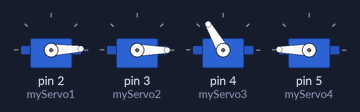
Simulated run of this sketch. Board: Arduino Uno, built with avr-gcc and run on an emulated ATmega328P. Parts: 4 × servo.

Above: at 0.05 s.
At 1.8 s:
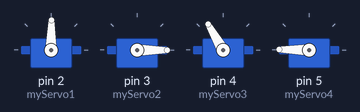
At 3.6 s:
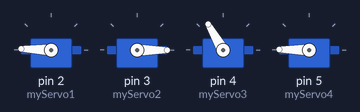
At 7.15 s:
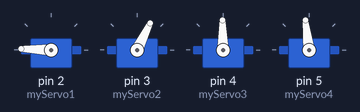
At 10.7 s:
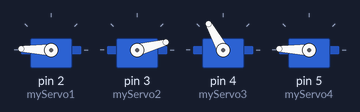
At 14.3 s:
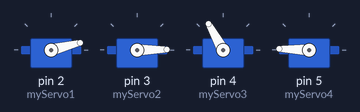
Timing chart, 0 to 18.9 s (numbered marks = the images above):
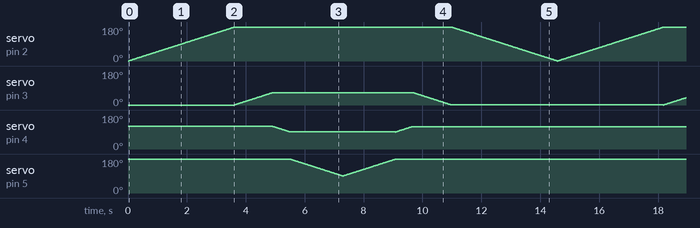

The sketch:

Secuencia_servos.ino
```cpp
#include<Servo.h>                 //Incluye a biblioteca que nos ayuda a controlar los servos

Servo myServo1;                   //Crea el objeto "myServo1" que se refiere a un servomotor
Servo myServo2;                   //Crea el objeto "myServo2" que se refiere a un servomotor
Servo myServo3;                   //Crea el objeto "myServo3" que se refiere a un servomotor
Servo myServo4;                   //Crea el objeto "myServo4" que se refiere a un servomotor

int Ang1;                         //Crea la variable "Ang1" que nos sirve para guardar el valor del angulo de "myServo1"
int Ang2;                         //Crea la variable "Ang2" que nos sirve para guardar el valor del angulo de "myServo2"
int Ang3;                         //Crea la variable "Ang3" que nos sirve para guardar el valor del angulo de "myServo3"
int Ang4;                         //Crea la variable "Ang4" que nos sirve para guardar el valor del angulo de "myServo4"

void setup() {
  myServo1.attach(2);             //Fija el pin digital 2 como la salida de señal del Servo1 (ajustar a su circuito)
  myServo2.attach(3);             //Fija el pin digital 3 como la salida de señal del Servo2 (ajustar a su circuito)
  myServo3.attach(4);             //Fija el pin digital 4 como la salida de señal del Servo3 (ajustar a su circuito)
  myServo4.attach(5);             //Fija el pin digital 5 como la salida de señal del Servo4 (ajustar a su circuito)

  myServo1.write(0);             //Define la posición de "myServo1" a 90°  (ajustar a sus valores del "HOME")
  myServo2.write(0);              //Define la posición de "myServo1" a 0°   (ajustar a sus valores del "HOME")
  myServo3.write(120);            //Define la posición de "myServo1" a 120° (ajustar a sus valores del "HOME")
  myServo4.write(179);            //Define la posición de "myServo1" a 179° (ajustar a sus valores del "HOME")

  Serial.begin(9600);             //Inicia el puerto de comunicación serial a una velocidad de 9600 BAUDS
}

void loop() {
  for(Ang1=0;Ang1<179;Ang1+=1){  //Definición de un ciclo "for" tomando en cuenta un valor inicial de la variable "Ang1" de 90°, se mantiene mientras que e valor sea menor que 179° y en cada iteración la variable aumenta su valor en +1
    myServo1.write(Ang1);         //Escribe el valor de la variable en el servomotor
    delay(20);                    //Hace una "pausa" de 20 milisegundos
  }

  for(Ang2=0;Ang2<65;Ang2+=1){    //Definición de un ciclo "for" tomando en cuenta un valor inicial de la variable "Ang2" de 0°, se mantiene mientras que el valor sea menor que 65° y en cada iteración la variable aumenta su valor en +1
    myServo2.write(Ang2);         //Escribe el valor de la variable en el servomotor
    delay(20);                    //Hace una "pausa" de 20 milisegundos
  }

  for(Ang3=120;Ang3>90;Ang3-=1){  //Definición de un ciclo "for" tomando en cuenta un valor inicial de la variable "Ang3" de 120°, se mantiene mientras que el valor sea mayor que 90° y en cada iteración la variable disminuye su valor en -1
    myServo3.write(Ang3);         //Escribe el valor de la variable en el servomotor
    delay(20);                    //Hace una "pausa" de 20 milisegundos
  }

  for(Ang4=179;Ang4>90;Ang4-=1){  //Definición de un ciclo "for" tomando en cuenta un valor inicial de la variable "Ang4" de 179°, se mantiene mientras que el valor sea mayor que 90° y en cada iteración la variable disminuye su valor en -1
    myServo4.write(Ang4);         //Escribe el valor de la variable en el servomotor
    delay(20);                    //Hace una "pausa" de 20 milisegundos
  }

  for(Ang4=90;Ang4<179;Ang4+=1){  //Definición de un ciclo "for" tomando en cuenta un valor inicial de la variable "Ang4" de 90°, se mantiene mientras que el valor sea menor que 179° y en cada iteración la variable aumenta su valor en +1
    myServo4.write(Ang4);         //Escribe el valor de la variable en el servomotor
    delay(20);                    //Hace una "pausa" de 20 milisegundos
  }

  for(Ang3=90;Ang3<120;Ang3+=1){  //Definición de un ciclo "for" tomando en cuenta un valor inicial de la variable "Ang3" de 90°, se mantiene mientras que el valor sea menor que 120° y en cada iteración la variable aumenta su valor en +1
    myServo3.write(Ang3);         //Escribe el valor de la variable en el servomotor
    delay(20);                    //Hace una "pausa" de 20 milisegundos
  }

  for(Ang2=65;Ang2>0;Ang2-=1){    //Definición de un ciclo "for" tomando en cuenta un valor inicial de la variable "Ang2" de 65°, se mantiene mientras que el valor sea mayor que 0° y en cada iteración la variable disminuye su valor en -1
    myServo2.write(Ang2);         //Escribe el valor de la variable en el servomotor
    delay(20);                    //Hace una "pausa" de 20 milisegundos
  }

  for(Ang1=179;Ang1>0;Ang1-=1){  //Definición de un ciclo "for" tomando en cuenta un valor inicial de la variable "Ang1" de 179°, se mantiene mientras que el valor sea mayor que 90° y en cada iteración la variable disminuye su valor en -1
    myServo1.write(Ang1);         //Escribe el valor de la variable en el servomotor
    delay(20);                    //Hace una "pausa" de 20 milisegundos
  }

}
```
